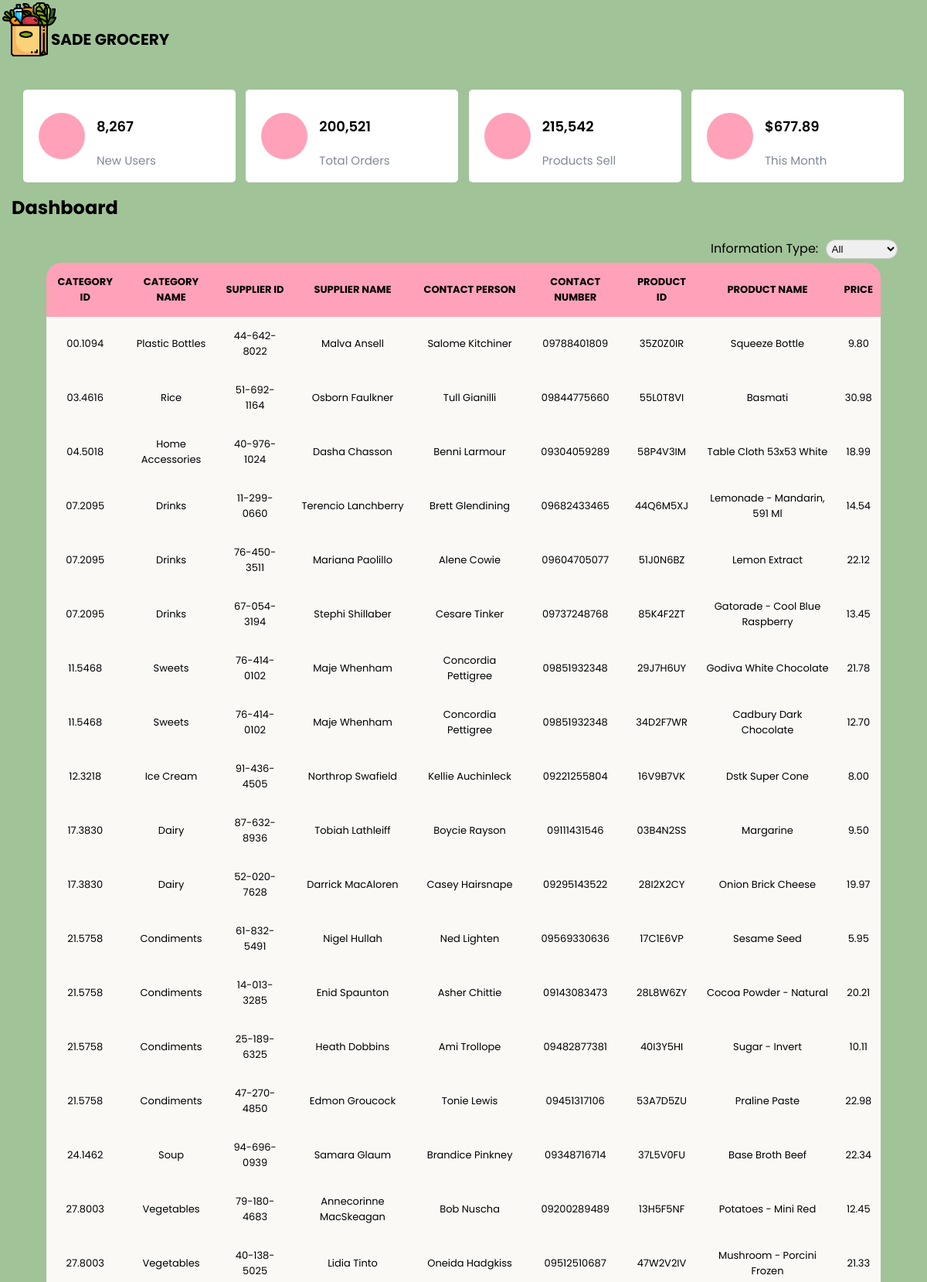
Page /dashboard.php (upper part) on the committed database.
### tables this page shows
CREATE TABLE `products` (
  `product_id` varchar(50) NOT NULL,
  `product_name` varchar(255) DEFAULT NULL,
  `supplier_id` varchar(50) NOT NULL,
  `category_id` varchar(50) NOT NULL,
  `price` decimal(10,2) DEFAULT NULL
);

CREATE TABLE `category` (
  `category_id` varchar(50) NOT NULL,
  `category_name` varchar(255) DEFAULT NULL
);

CREATE TABLE `supplier` (
  `supplier_id` varchar(50) NOT NULL,
  `supplier_name` varchar(255) DEFAULT NULL,
  `contact_person` varchar(255) DEFAULT NULL,
  `contact_number` varchar(50) DEFAULT NULL,
  `password` varchar(255) DEFAULT NULL
);

### dashboard.php (the view, shortened to what this page needs)
<!DOCTYPE html>
<html lang="en">
<head>
    <link rel="stylesheet" type="text/css" href="dashboard.css">
</head>
<body>
  <div class= "header">
    <p><img src="l2.png" alt="Logo"><a href="home.php">SADE GROCERY</a></p>
  </div>
  <div class="values">
      <div class="val-box">
        <i class="fas fa-users"> </i>
          <div>
            <h3>8,267</h3>
            <span>New Users</span>
          </div>
      </div>
      <div class="val-box">
        <i class="fas fa-shopping-cart"> </i>
          <div>
            <h3>200,521</h3>
            <span>Total Orders</span>
          </div>
      </div>
      <div class="val-box">
        <i class="fas fa-acorn"> </i>
          <div>
            <h3>215,542</h3>
            <span>Products Sell</span>
          </div>
      </div>
      <div class="val-box">
        <i class="fas fa-dollar-sign"> </i>
          <div>
            <h3>$677.89</h3>
            <span>This Month</span>
          </div>
      </div>
    </div>
    <div class="container">
        <h2>Dashboard</h2>
        <div class="container_2">
            <div>
                <label for="selection">Information Type:</label>
                <select id="selection">
                    <option value="all" selected>All</option>
                </select>
            </div>
        </div>
    </div>
    <div id="all">
        <table id="allTable">
        <tr>
                <th>CATEGORY ID</th>
                <th>CATEGORY NAME</th>
                <th>SUPPLIER ID</th>
                <th>SUPPLIER NAME</th>
                <th>CONTACT PERSON</th>
                <th>CONTACT NUMBER</th>
                <th>PRODUCT ID</th>
                <th>PRODUCT NAME</th>
                <th>PRICE</th>
            </tr>
                <?php
                    $servername = "localhost";
                    $username = "root";
                    $password = "";
                    $dbname = "project";
                    $conn = new mysqli($servername, $username, $password, $dbname);
                    $sql = "SELECT c.category_id, c.category_name, p.supplier_id, s.supplier_name, s.contact_person, s.contact_number,  p.product_id, p.product_name, p.price
                            FROM Category c
                            JOIN Products p ON c.category_id = p.category_id
                            JOIN Supplier s ON p.supplier_id = s.supplier_id";
                    $result = $conn->query($sql);
                    if (mysqli_num_rows($result) > 0) {
                        while ($row = mysqli_fetch_assoc($result)) {
                            echo "<tr>";
                            echo "<td>" . $row["category_id"] . "</td>";
                            echo "<td>" . $row["category_name"] . "</td>";
                            echo "<td>" . $row["supplier_id"] . "</td>";
                            echo "<td>" . $row["supplier_name"] . "</td>";
                            echo "<td>" . $row["contact_person"] . "</td>";
                            echo "<td>" . $row["contact_number"] . "</td>";
                            echo "<td>" . $row["product_id"] . "</td>";
                            echo "<td>" . $row["product_name"] . "</td>";
                            echo "<td>" . $row["price"] . "</td>";
                            echo "</tr>";
                        }
                    } else {
                        echo "<tr><td colspan='5'>No data found</td></tr>";
                    }
                ?>
        </table>
    </div>
</body>
</html>

### dashboard.css (style rules this page uses)
.container { align-items: center; display: flex; padding: 5px; flex-wrap: wrap; }
.container_2 { display: flex; width: fit-content; justify-content: space-between; margin-left: 560px; padding-top: 40px; }
.container h2 { justify-content: center; display: flex; margin-top: 10px; margin-bottom: -17px; align-items: center; margin-left: 10px; }
.container label { flex: 0 0 100px; margin-right: 0; text-align: right; padding: 5px; border-radius: 15px; margin-left: 350px; }
.container select, .container input[type="text"] { flex: 1; border: 1px solid #ccc; padding: 3px; border-radius: 15px; }
body { background: #a1c398; background-size: 360% 360%; margin: 0; padding: 0; font-family: 'Poppins', sans-serif; }
.header { padding: 3px; display: flex; align-items: flex-start; }
.header p { margin-bottom: 0; margin-top: auto; display: flex; justify-content: center; align-items: center; font-size: 20px; font-weight: bold; text-indent: -10px; }
.header p img { margin-top: auto; margin-bottom: 10px; margin-right: 3px; height: 70px; width: 70px; position: relative; }
.header a { font-style: normal; font-family: 'poppins', sans-serif; color: black; text-decoration: none; margin-top: 15px; }
table { border-collapse: collapse; width: 90%; flex-wrap: wrap; align-items: center; margin: 0 auto; border-radius: 20px; overflow: hidden; padding-bottom: 15px; border-spacing: 0; padding-top: 20px; }
table th, table td { background-color: #FAF9F6; padding: 15px 10px; text-align: center; font-family: 'poppins', sans-serif; font-size: 13px; border-radius: 0; padding-bottom: 15px; }
table th { background-color: #FFA2B9; color: black; font-family: 'poppins', Sans-serif; font-weight: bold; text-transform: uppercase; border-radius: 0; padding-bottom: 15px; }
.values { padding: 30px 30px 0 30px; display: flex; justify-content: space-between; align-items: center; flex-wrap: wrap; }
.values .val-box { background: #fff; width: 235px; padding: 16px 20px; border-radius: 5px; display: flex; justify-content: flex-start; align-items: center; }
.values .val-box i { font-size: 25px; width: 60px; height: 60px; line-height: 60px; border-radius: 50%; text-align: center; color: #fff; background: #FFA2B9; margin-right: 15px; }
.values .val-box h3 { font-size: 18px; font-weight: 600; }
.values .val-box span { font-size: 15px; color: #828997; }

### rows in the picture
products: category.category_id "00.1094", category.category_name "Plastic Bottles", supplier "44-642-8022", supplier.supplier_name "Malva Ansell", supplier.contact_person "Salome Kitchiner", supplier.contact_number "09788401809", product "35Z0Z0IR", product_name "Squeeze Bottle", price "9.80"
products: category.category_id "03.4616", category.category_name "Rice", supplier "51-692-1164", supplier.supplier_name "Osborn Faulkner", supplier.contact_person "Tull Gianilli", supplier.contact_number "09844775660", product "55L0T8VI", product_name "Basmati", price "30.98"
products: category.category_id "04.5018", category.category_name "Home Accessories", supplier "40-976-1024", supplier.supplier_name "Dasha Chasson", supplier.contact_person "Benni Larmour", supplier.contact_number "09304059289", product "58P4V3IM", product_name "Table Cloth 53x53 White", price "18.99"
products: category.category_id "07.2095", category.category_name "Drinks", supplier "11-299-0660", supplier.supplier_name "Terencio Lanchberry", supplier.contact_person "Brett Glendining", supplier.contact_number "09682433465", product "44Q6M5XJ", product_name "Lemonade - Mandarin, 591 Ml", price "14.54"
products: category.category_id "07.2095", category.category_name "Drinks", supplier "76-450-3511", supplier.supplier_name "Mariana Paolillo", supplier.contact_person "Alene Cowie", supplier.contact_number "09604705077", product "51J0N6BZ", product_name "Lemon Extract", price "22.12"
products: category.category_id "07.2095", category.category_name "Drinks", supplier "67-054-3194", supplier.supplier_name "Stephi Shillaber", supplier.contact_person "Cesare Tinker", supplier.contact_number "09737248768", product "85K4F2ZT", product_name "Gatorade - Cool Blue Raspberry", price "13.45"
products: category.category_id "11.5468", category.category_name "Sweets", supplier "76-414-0102", supplier.supplier_name "Maje Whenham", supplier.contact_person "Concordia Pettigree", supplier.contact_number "09851932348", product "29J7H6UY", product_name "Godiva White Chocolate", price "21.78"
products: category.category_id "11.5468", category.category_name "Sweets", supplier "76-414-0102", supplier.supplier_name "Maje Whenham", supplier.contact_person "Concordia Pettigree", supplier.contact_number "09851932348", product "34D2F7WR", product_name "Cadbury Dark Chocolate", price "12.70"
products: category.category_id "12.3218", category.category_name "Ice Cream", supplier "91-436-4505", supplier.supplier_name "Northrop Swafield", supplier.contact_person "Kellie Auchinleck", supplier.contact_number "09221255804", product "16V9B7VK", product_name "Dstk Super Cone", price "8.00"
products: category.category_id "17.3830", category.category_name "Dairy", supplier "87-632-8936", supplier.supplier_name "Tobiah Lathleiff", supplier.contact_person "Boycie Rayson", supplier.contact_number "09111431546", product "03B4N2SS", product_name "Margarine", price "9.50"
products: category.category_id "17.3830", category.category_name "Dairy", supplier "52-020-7628", supplier.supplier_name "Darrick MacAloren", supplier.contact_person "Casey Hairsnape", supplier.contact_number "09295143522", product "28I2X2CY", product_name "Onion Brick Cheese", price "19.97"
products: category.category_id "21.5758", category.category_name "Condiments", supplier "61-832-5491", supplier.supplier_name "Nigel Hullah", supplier.contact_person "Ned Lighten", supplier.contact_number "09569330636", product "17C1E6VP", product_name "Sesame Seed", price "5.95"
products: category.category_id "21.5758", category.category_name "Condiments", supplier "14-013-3285", supplier.supplier_name "Enid Spaunton", supplier.contact_person "Asher Chittie", supplier.contact_number "09143083473", product "28L8W6ZY", product_name "Cocoa Powder - Natural", price "20.21"
products: category.category_id "21.5758", category.category_name "Condiments", supplier "25-189-6325", supplier.supplier_name "Heath Dobbins", supplier.contact_person "Ami Trollope", supplier.contact_number "09482877381", product "40I3Y5HI", product_name "Sugar - Invert", price "10.11"
products: category.category_id "21.5758", category.category_name "Condiments", supplier "47-270-4850", supplier.supplier_name "Edmon Groucock", supplier.contact_person "Tonie Lewis", supplier.contact_number "09451317106", product "53A7D5ZU", product_name "Praline Paste", price "22.98"
products: category.category_id "24.1462", category.category_name "Soup", supplier "94-696-0939", supplier.supplier_name "Samara Glaum", supplier.contact_person "Brandice Pinkney", supplier.contact_number "09348716714", product "37L5V0FU", product_name "Base Broth Beef", price "22.34"
products: category.category_id "27.8003", category.category_name "Vegetables", supplier "79-180-4683", supplier.supplier_name "Annecorinne MacSkeagan", supplier.contact_person "Bob Nuscha", supplier.contact_number "09200289489", product "13H5F5NF", product_name "Potatoes - Mini Red", price "12.45"
products: category.category_id "27.8003", category.category_name "Vegetables", supplier "40-138-5025", supplier.supplier_name "Lidia Tinto", supplier.contact_person "Oneida Hadgkiss", supplier.contact_number "09512510687", product "47W2V2IV", product_name "Mushroom - Porcini Frozen", price "21.33"
